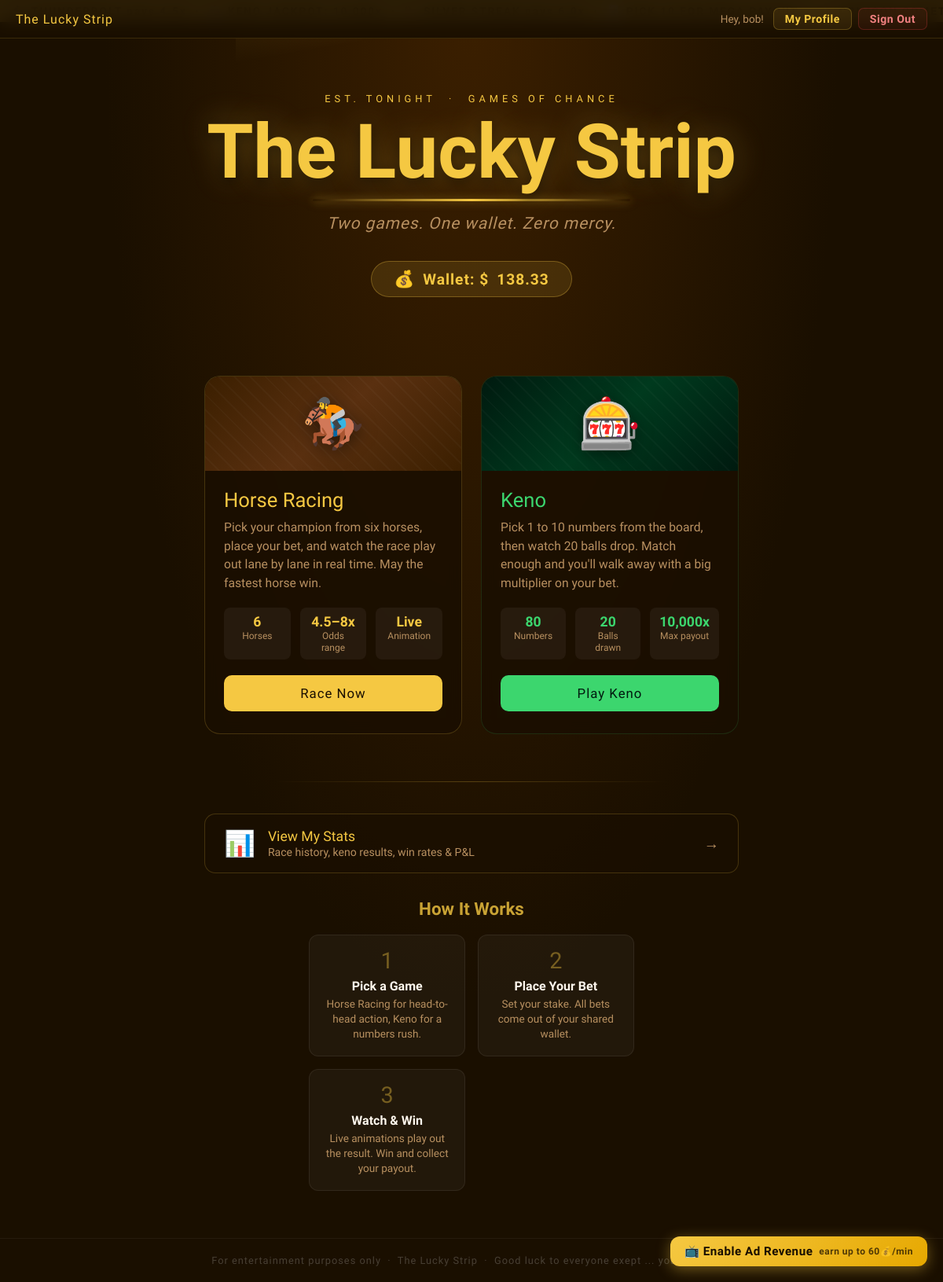
Page / (signed in) on the earlier database version.
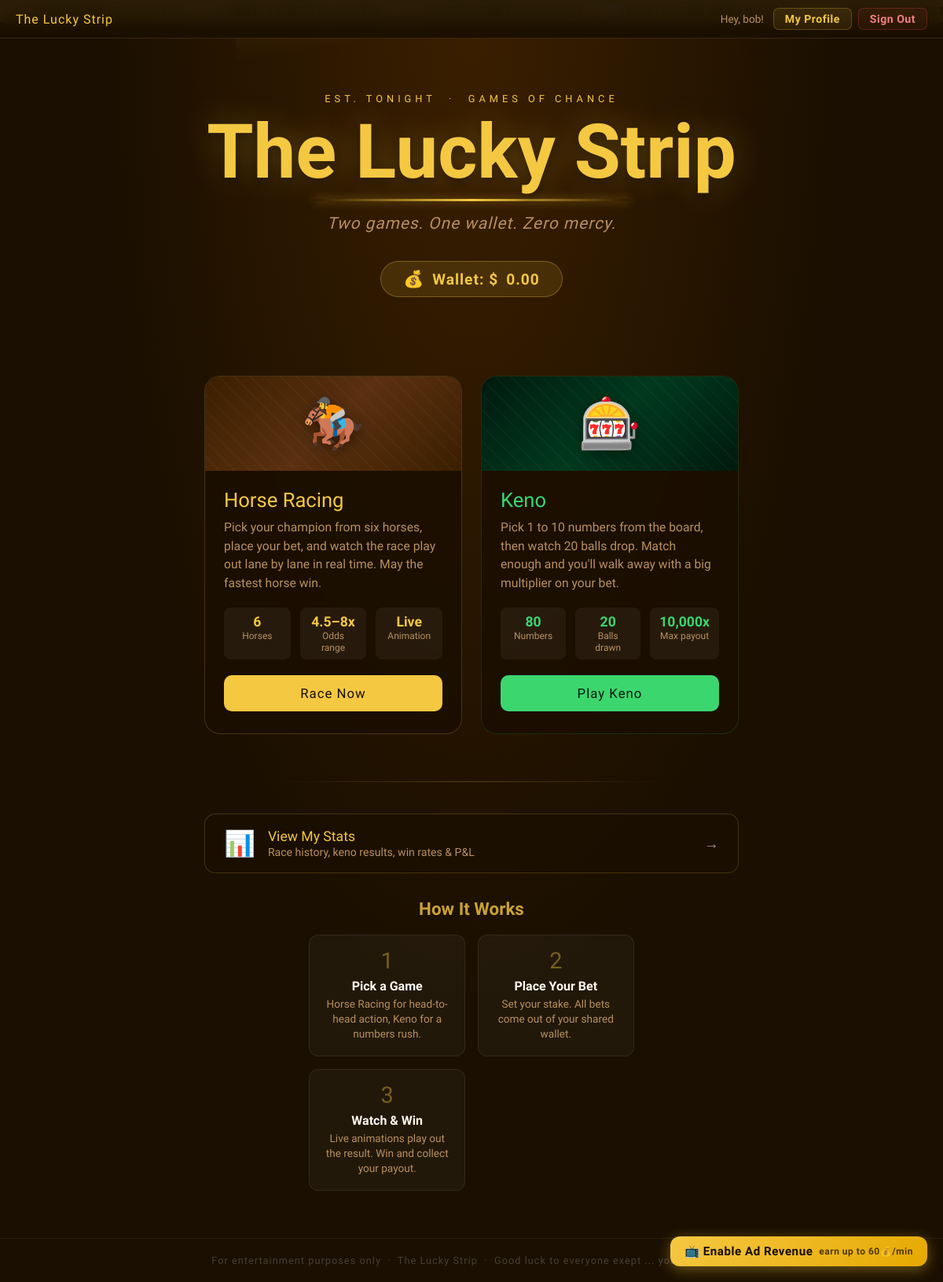
Same page on the later database version.
### tables this page shows
CREATE TABLE users (
            id            INTEGER PRIMARY KEY AUTOINCREMENT,
            username      TEXT    NOT NULL UNIQUE,
            email         TEXT    NOT NULL UNIQUE,
            password_hash TEXT    NOT NULL,
            wallet        REAL    NOT NULL DEFAULT 1000.0,
            created_at    TEXT    NOT NULL
        );

### app.py (the view)
@app.route('/')
@login_required
def home():
    penalty = session.pop('ad_penalty', False)   # read once then clear it
    return render_template('Index.html', user=current_user(), ad_penalty=penalty)

### app.py (called while the page is built)
def get_db():
    if 'db' not in g:
        g.db = sqlite3.connect(DATABASE)
        g.db.row_factory = sqlite3.Row   # access columns by name not teh index
    return g.db

def login_required(f):    #fragile ai thing
    @wraps(f)
    def decorated(*args, **kwargs):
        if 'user_id' not in session:
            return redirect(url_for('login'))
        return f(*args, **kwargs)
    return decorated

def current_user():
    if 'user_id' not in session:
        return None
    return get_db().execute('SELECT * FROM users WHERE id = ?', (session['user_id'],)).fetchone()

### Templates/Index.html (shortened to what the changed rows need)
<!DOCTYPE html>
<html lang="en">
<head>
</head>
<body data-ad-penalty="{% if ad_penalty is defined and ad_penalty %}true{% else %}false{% endif %}">
<nav class="top-nav">
  <div class="nav-links">
    {% if user is defined and user %}
    <span style="color:var(--muted);font-size:0.85rem;margin-right:4px;">Hey, {{ user['username'] }}!</span>
    <a href="/profile" class="nav-link">My Profile</a>
    <a href="/logout"  class="nav-link logout">Sign Out</a>
    {% else %}
    <a href="/login"  class="nav-link">Login</a>
    <a href="/signup" class="nav-link">Sign Up</a>
    {% endif %}
  </div>
</nav>
<section class="hero">
  <h1>The Lucky Strip</h1>
  <div class="wallet-pill">
    <span class="coin">💰</span>
    Wallet: $<span id="wallet-display">{% if user is defined and user %}{{ "%.2f"|format(user['wallet']) }}{% else %}1000.00{% endif %}</span>
  </div>
</section>
<div class="how-to">
  <h2>How It Works</h2>
</div>
</body>
</html>

Differences in the rows shown:
changed users "bob": wallet "138.33" → "0.00"
